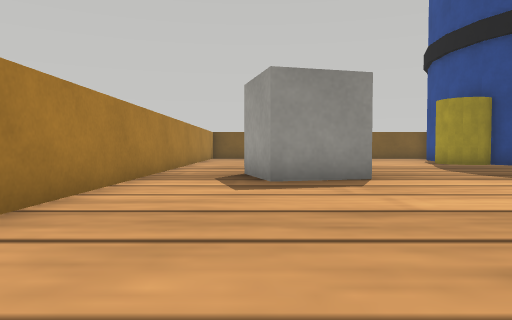
View 1 (above)

16 first-person views from a walk through a robot-simulator world made for Webots. The camera is 0.03 m above the floor, tilts 2° down and sees 70° across. The floor is counted in squares, 0.05 m on a side. Each view is taken from the middle of a square. On the plan, view 1 faces up. The plan holds only what a view shows up to about 9 squares ahead; the rest is blank. Robots are left out. Simple shapes and patterns stand in for the simulator's stock objects.

View 2
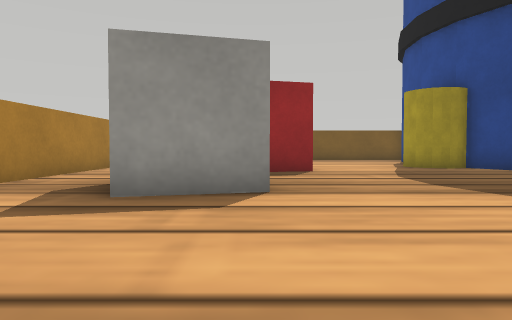

View 3
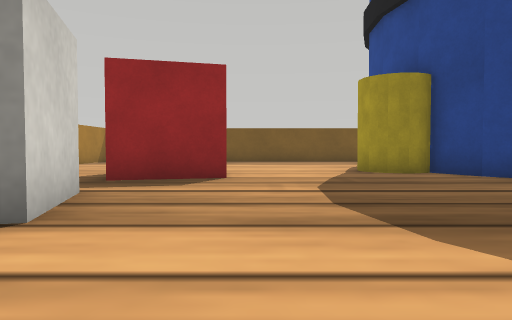

View 4
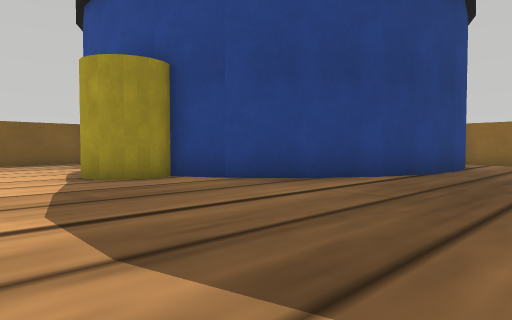

View 5
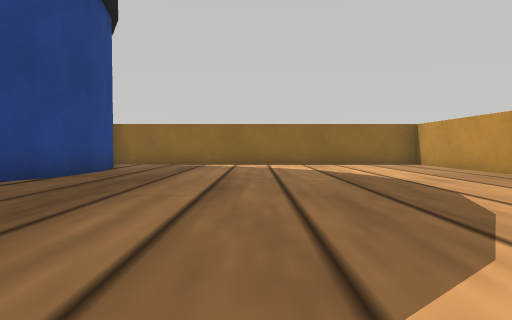

View 6
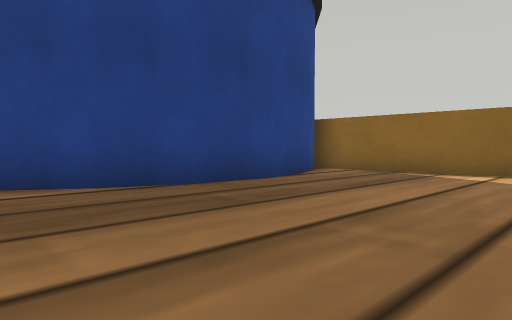

View 7
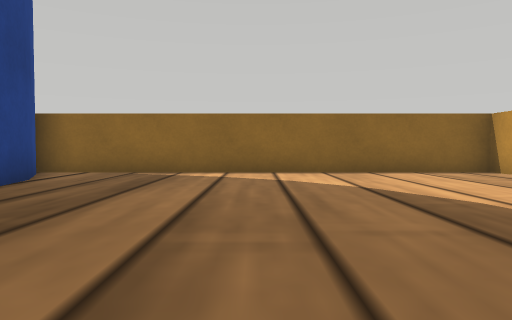

View 8
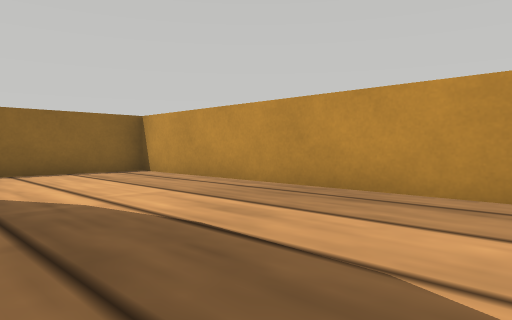

View 9
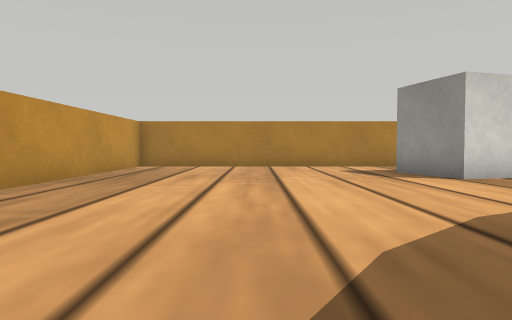

View 10
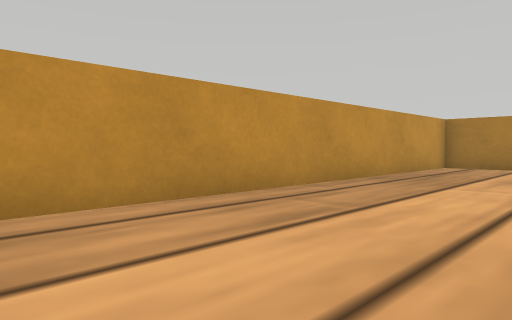

View 11
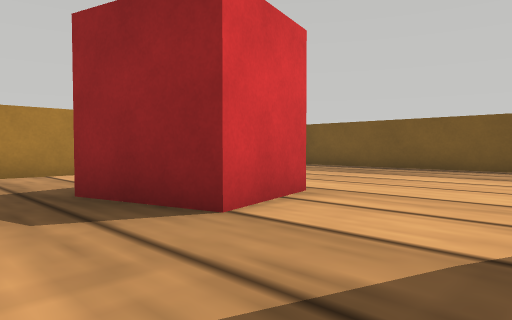

View 12
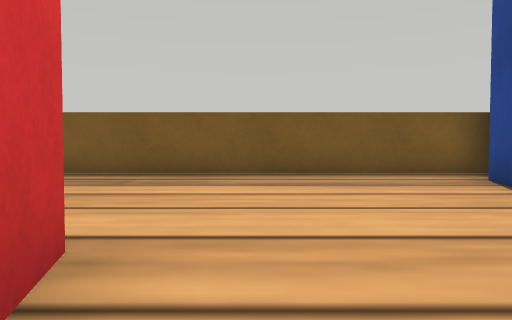

View 13
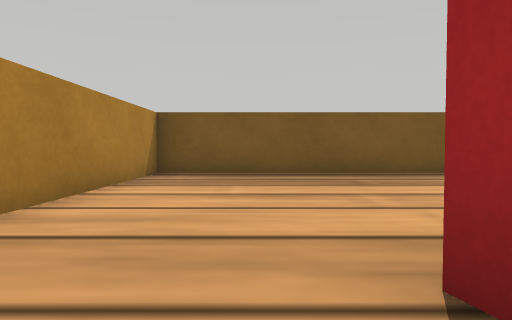

View 14
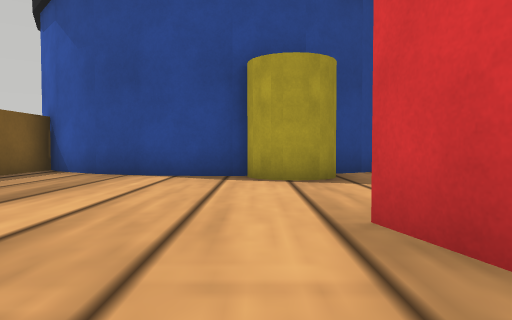

View 15
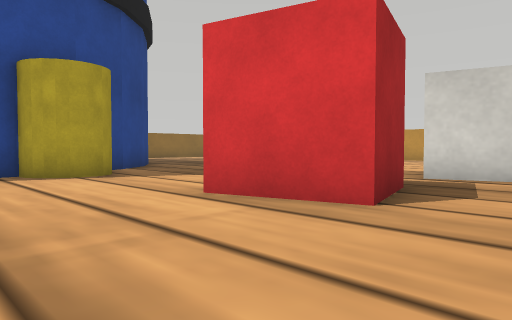

View 16
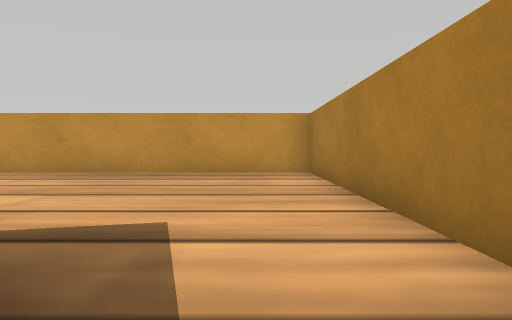

### Floor plan
Key: @ floor where view 1 was taken; # wall or solid block; . floor; C plastic crate; J jar; B barrel.
Columns run from 2 left of view 1 to 18 right of it. Each row starts with its distance up from view 1.
 20          ###
 19 ###########B
 18 #.........BB
 17 #.........B
 16 #.........B
 15 #.........B
 14 #........JJ
 13 #..CCC...JJ
 12 #..C C...JJB
 11 #..CCC.....BB
 10 #...........BB    BB#
  9 #............BBBBBB.#
  8 #.###...............#
  7 #.###...............#
  6 #...................#
  5 #...................#
  4 #...................#
  3 #...................#
  2 #...................#
  1 #...................#
  0 #.@.................#
 -1 #####################

Where each view was taken, in squares from view 1:
view 1: 0 up, 0 right, facing up
view 2: 2 up, 2 right, facing up
view 3: 4 up, 4 right, facing up
view 4: 6 up, 4 right, facing up-right
view 5: 5 up, 5 right, facing right
view 6: 4 up, 9 right, facing up-right
view 7: 5 up, 9 right, facing right
view 8: 4 up, 9 right, facing down-right
view 9: 3 up, 9 right, facing left
view 10: 3 up, 9 right, facing down-left
view 11: 9 up, 6 right, facing up-left
view 12: 11 up, 4 right, facing up
view 13: 11 up, 0 right, facing up
view 14: 14 up, 0 right, facing right
view 15: 16 up, 1 left, facing down-right
view 16: 8 up, 1 left, facing down
